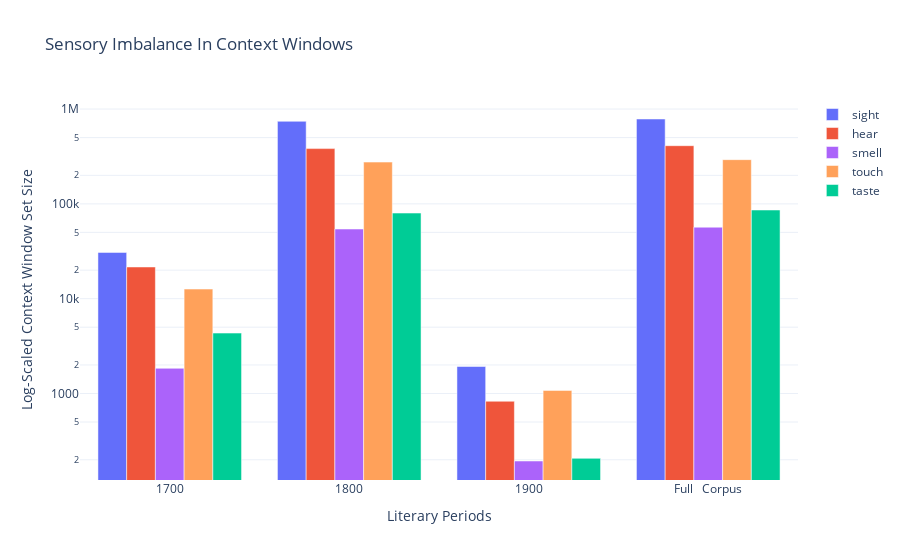

The notebook cell saved with this chart:
### Markdown cell above
## Sensory Imbalance

### Code cell
context_window_distribution = pd.DataFrame(columns = ['Period, Sense', 'period', 'modality', 'size'])

if not exists('../git_data/sensory_imbalance_df.pickle'):
    
    for period in PERIODS: 
        context_windows = read_file('../data/' + period + '/context_windows.pickle')
        for sense in SENSES:
            if period == "full_corpus":
                period = "Full \n Corpus"
            context_window_distribution = context_window_distribution.append({'Period, Sense':str(period) + ", \n " + sense,
                                                                              'period':period,
                                                                              'modality' : sense,
                                                                              'size' : len(context_windows[sense])} , ignore_index = True)
    grouped_size = context_window_distribution.groupby(['Period, Sense']).sum().reset_index()
    grouped_size['normalized_size'] = normalize([list(grouped_size['size'])])[0]

    save_file(grouped_size, '../git_data/sensory_imbalance_df.pickle')
    
else:
    grouped_size = read_file('../git_data/sensory_imbalance_df.pickle')

grouped_size[grouped_size["modality"] == "sight"]["period"]
fig = go.Figure(data=[
    go.Bar(marker_color=color_map["sight"], name="sight", x=grouped_size[grouped_size["modality"] == "sight"]["period"], y=grouped_size[grouped_size["modality"] == "sight"]["size"]),
    go.Bar(marker_color=color_map["hear"], name="hear", x=grouped_size[grouped_size["modality"] == "hear"]["period"], y=grouped_size[grouped_size["modality"] == "hear"]["size"]),
    go.Bar(marker_color=color_map["smell"], name="smell", x=grouped_size[grouped_size["modality"] == "smell"]["period"], y=grouped_size[grouped_size["modality"] == "smell"]["size"]),
    go.Bar(marker_color=color_map["touch"], name="touch", x=grouped_size[grouped_size["modality"] == "touch"]["period"], y=grouped_size[grouped_size["modality"] == "touch"]["size"]),
    go.Bar(marker_color=color_map["taste"], name="taste", x=grouped_size[grouped_size["modality"] == "taste"]["period"], y=grouped_size[grouped_size["modality"] == "taste"]["size"])
])
    
fig.update_yaxes(type="log",)    
fig.update_layout(barmode='group', 
                  template="plotly_white",
                  title_text='Sensory Imbalance In Context Windows',
                  xaxis_title="Literary Periods",
                  yaxis_title="Log-Scaled Context Window Set Size",)

# fig.write_image("visuals/sensory_imbalance_bar.pdf")
fig.show()

### Figure 1 — Plotly figure (JSON) as saved in the notebook; plotly's stock layout.template omitted (floating-point values rounded to 4 significant figures)
{"data": [{"marker": {"color": "#636EFA"}, "name": "sight", "type": "bar", "x": ["1700", "1800", "1900", "Full \n Corpus"], "y": [30751, 742810, 1927, 785269]}, {"marker": {"color": "#EF553B"}, "name": "hear", "type": "bar", "x": ["1700", "1800", "1900", "Full \n Corpus"], "y": [21586, 382676, 828, 410616]}, {"marker": {"color": "#AB63FA"}, "name": "smell", "type": "bar", "x": ["1700", "1800", "1900", "Full \n Corpus"], "y": [1843, 54242, 194, 56732]}, {"marker": {"color": "#FFA15A"}, "name": "touch", "type": "bar", "x": ["1700", "1800", "1900", "Full \n Corpus"], "y": [12624, 275797, 1077, 292599]}, {"marker": {"color": "#00CC96"}, "name": "taste", "type": "bar", "x": ["1700", "1800", "1900", "Full \n Corpus"], "y": [4334, 79947, 207, 86097]}], "layout": {"barmode": "group", "title": {"text": "Sensory Imbalance In Context Windows"}, "xaxis": {"title": {"text": "Literary Periods"}}, "yaxis": {"title": {"text": "Log-Scaled Context Window Set Size"}, "type": "log"}}}
